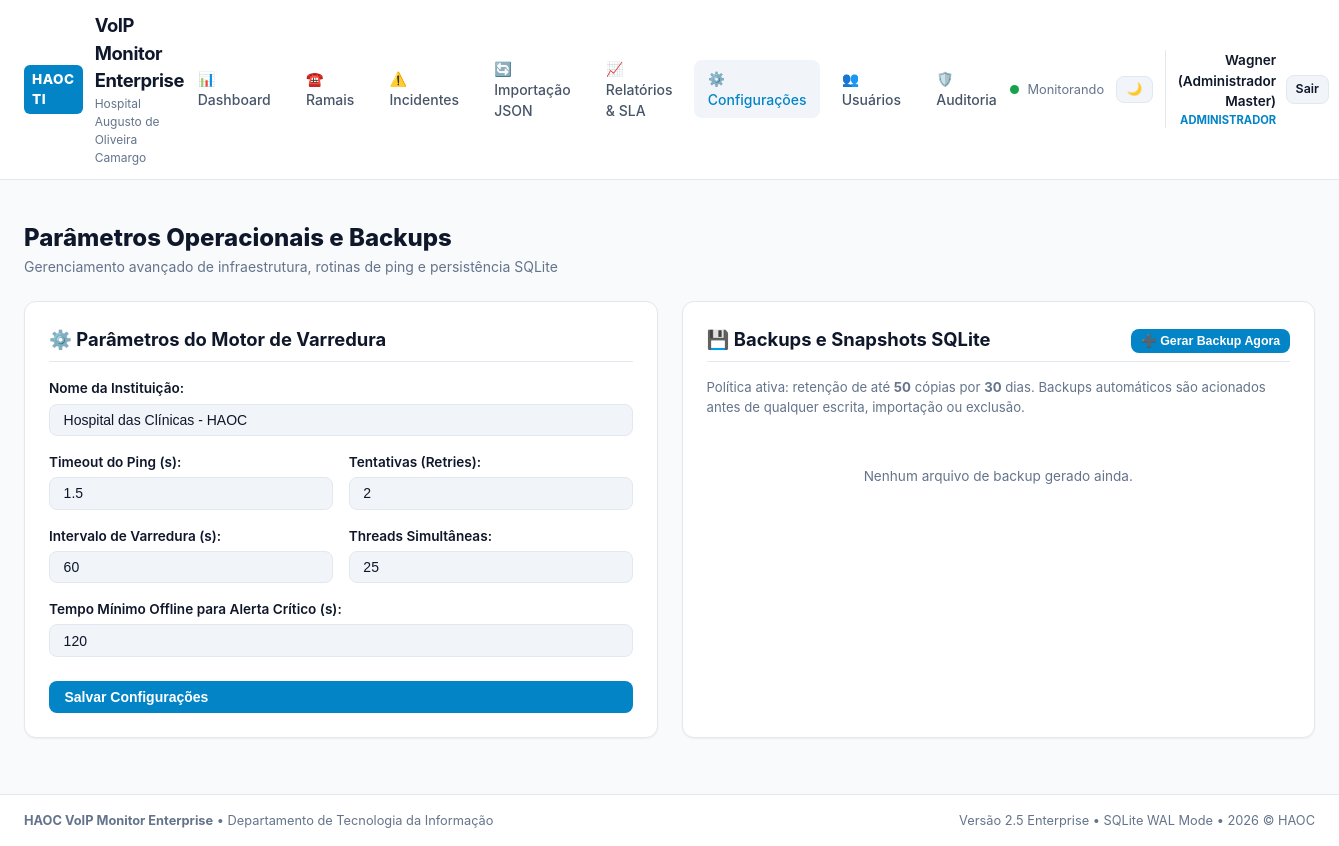
/configuracoes/ (signed in), run on the app's committed database.
### haoc_voip/core/models.py (models this page shows, shortened)
class Configuracao(Base):
    __tablename__ = "configuracoes"
    chave = Column(String(80), primary_key=True)
    valor = Column(Text, nullable=True)
    descricao = Column(String(200), nullable=True)
    tipo = Column(String(20), default="string")  # string, int, float, bool, json
    atualizado_em = Column(DateTime, default=datetime.utcnow, onupdate=datetime.utcnow)

### haoc_voip/web/routes/configuracoes.py (the view)
@configuracoes_bp.route("/")
@admin_required
def index():
    with db.session_scope() as session_db:
        configs = session_db.query(Configuracao).all()
        config_map = {c.chave: c.valor for c in configs}
    backups = backup_mgr.listar_backups()
    return render_template(
        "configuracoes.html",
        configs=config_map,
        backups=backups,
        retention_days=Config.BACKUP_RETENTION_DAYS,
        max_backups=Config.MAX_BACKUPS_COUNT,
    )

### haoc_voip/core/backup.py (called while the page is built, shortened)
    def listar_backups(self) -> List[Dict[str, Any]]:
        backups = []
        if not self.backup_dir.exists():
            return backups
        return backups

### haoc_voip/core/database.py (called while the page is built)
    @contextmanager
    def session_scope(self) -> Generator[Session, None, None]:
        session: Session = self.SessionScoped()
        try:
            yield session
            session.commit()
        except Exception as exc:
            session.rollback()
            logger.error("Erro durante transação no banco. Rollback executado: %s", exc)
            raise
        finally:
            session.close()

### haoc_voip/web/app.py (called while the page is built)
def admin_required(view_func: Callable) -> Callable:
    @functools.wraps(view_func)
    def wrapper(*args: Any, **kwargs: Any):
        if "usuario_id" not in session:
            if request.is_json or request.path.startswith("/api/"):
                return jsonify({"erro": "Autenticação obrigatória."}), 401
            return redirect(url_for("auth.login", next=request.url))
        if session.get("perfil") != PerfilUsuario.ADMINISTRADOR.value:
            if request.is_json or request.path.startswith("/api/"):
                return jsonify({"erro": "Permissão negada. Apenas Administradores podem executar esta ação."}), 403
            flash("Acesso restrito ao perfil de Administrador.", "danger")
            return redirect(url_for("dashboard.index"))
        return view_func(*args, **kwargs)
    return wrapper

### haoc_voip/web/templates/configuracoes.html (shortened to what this page needs)
{% extends "base.html" %}
{% block content %}
<div style="margin-bottom: 1.5rem;">
  <h1 style="font-size: 1.5rem; font-weight: 800;">Parâmetros Operacionais e Backups</h1>
  <p style="color: var(--text-muted); font-size: 0.875rem;">
    Gerenciamento avançado de infraestrutura, rotinas de ping e persistência SQLite
  </p>
</div>
<div style="display: grid; grid-template-columns: repeat(auto-fit, minmax(340px, 1fr)); gap: 1.5rem; margin-bottom: 2rem;">
  <div style="background: var(--bg-secondary); border: 1px solid var(--border-color); border-radius: var(--radius-lg); padding: 1.5rem; box-shadow: var(--shadow-sm);">
    <h3 style="font-size: 1.15rem; font-weight: 700; margin-bottom: 1rem; border-bottom: 1px solid var(--border-color); padding-bottom: 0.5rem;">
      ⚙️ Parâmetros do Motor de Varredura
    </h3>
    <form method="POST" action="{{ url_for('configuracoes.salvar') }}">
      <div style="margin-bottom: 1rem;">
        <label style="display: block; font-size: 0.85rem; font-weight: 600; margin-bottom: 0.3rem;">Nome da Instituição:</label>
        <input type="text" name="hospital_name" class="input" style="width: 100%;" value="{{ configs.get('hospital_name', 'Hospital das Clínicas - HAOC') }}" />
      </div>
      <div style="display: grid; grid-template-columns: 1fr 1fr; gap: 1rem; margin-bottom: 1rem;">
        <div>
          <label style="display: block; font-size: 0.85rem; font-weight: 600; margin-bottom: 0.3rem;">Timeout do Ping (s):</label>
          <input type="number" step="0.1" min="0.5" max="10.0" name="ping_timeout" class="input" style="width: 100%;" value="{{ configs.get('ping_timeout', '1.5') }}" required />
        </div>
        <div>
          <label style="display: block; font-size: 0.85rem; font-weight: 600; margin-bottom: 0.3rem;">Tentativas (Retries):</label>
          <input type="number" min="1" max="5" name="ping_retries" class="input" style="width: 100%;" value="{{ configs.get('ping_retries', '2') }}" required />
        </div>
      </div>
      <div style="display: grid; grid-template-columns: 1fr 1fr; gap: 1rem; margin-bottom: 1rem;">
        <div>
          <label style="display: block; font-size: 0.85rem; font-weight: 600; margin-bottom: 0.3rem;">Intervalo de Varredura (s):</label>
          <input type="number" min="10" max="600" name="scan_interval" class="input" style="width: 100%;" value="{{ configs.get('scan_interval', '60') }}" required />
        </div>
        <div>
          <label style="display: block; font-size: 0.85rem; font-weight: 600; margin-bottom: 0.3rem;">Threads Simultâneas:</label>
          <input type="number" min="5" max="100" name="max_threads" class="input" style="width: 100%;" value="{{ configs.get('max_threads', '25') }}" required />
        </div>
      </div>
      <div style="margin-bottom: 1.5rem;">
        <label style="display: block; font-size: 0.85rem; font-weight: 600; margin-bottom: 0.3rem;">Tempo Mínimo Offline para Alerta Crítico (s):</label>
        <input type="number" min="30" max="1800" name="alert_min_offline" class="input" style="width: 100%;" value="{{ configs.get('alert_min_offline', '120') }}" required />
      </div>
      <button type="submit" class="btn btn-primary" style="width: 100%;">
        Salvar Configurações
      </button>
    </form>
  </div>
  <div style="background: var(--bg-secondary); border: 1px solid var(--border-color); border-radius: var(--radius-lg); padding: 1.5rem; box-shadow: var(--shadow-sm);">
    <div style="display: flex; justify-content: space-between; align-items: center; margin-bottom: 1rem; border-bottom: 1px solid var(--border-color); padding-bottom: 0.5rem;">
      <h3 style="font-size: 1.15rem; font-weight: 700;">
        💾 Backups e Snapshots SQLite
      </h3>
      <form method="POST" action="{{ url_for('configuracoes.criar_backup') }}">
        <button type="submit" class="btn btn-primary btn-sm">
          ➕ Gerar Backup Agora
        </button>
      </form>
    </div>
    <p style="font-size: 0.825rem; color: var(--text-muted); margin-bottom: 1rem;">
      Política ativa: retenção de até <strong>{{ max_backups }}</strong> cópias por <strong>{{ retention_days }}</strong> dias.
      Backups automáticos são acionados antes de qualquer escrita, importação ou exclusão.
    </p>
    {% if backups %}
    <div style="max-height: 320px; overflow-y: auto;">
      <table class="table" style="font-size: 0.8rem;">
        <thead>
          <tr>
            <th>Arquivo</th>
            <th>Tamanho</th>
            <th>Data</th>
            <th style="text-align: right;">Ação</th>
          </tr>
        </thead>
        <tbody>
          {% for b in backups %}
          <tr>
            <td>
              <code style="font-size: 0.75rem;">{{ b.nome }}</code>
            </td>
            <td>{{ (b.tamanho_bytes / 1024)|round(1) }} KB</td>
            <td>{{ b.criado_em }}</td>
            <td style="text-align: right;">
              <button
                class="btn btn-secondary btn-sm"
                onclick="confirmarRestauracao('{{ b.nome }}')"
              >
                Restaurar
              </button>
            </td>
          </tr>
          {% endfor %}
        </tbody>
      </table>
    </div>
    {% else %}
    <div style="padding: 2rem; text-align: center; color: var(--text-muted); font-size: 0.85rem;">
      Nenhum arquivo de backup gerado ainda.
    </div>
    {% endif %}
  </div>
</div>
{% endblock %}

### haoc_voip/web/static/css/style.css (style rules this page uses)
:root { --bg-primary: #f8fafc; --bg-secondary: #ffffff; --bg-tertiary: #f1f5f9; --border-color: #e2e8f0; --text-primary: #0f172a; --text-secondary: #475569; --text-muted: #64748b; --color-brand: #0284c7; --color-brand-hover: #0369a1; --status-online: #16a34a; --status-online-bg: #dcfce7; --status-offline: #dc2626; --status-offline-bg: #fee2e2; --status-inativo: #64748b; --status-inativo-bg: #f1f5f9; --status-aguardando: #d97706; --status-aguardando-bg: #fef3c7; --shadow-sm: 0 1px 2px 0 rgb(0 0 0 / 0.05); --shadow-md: 0 4px 6px -1px rgb(0 0 0 / 0.1), 0 2px 4px -2px rgb(0 0 0 / 0.1); --radius-md: 8px; --radius-lg: 12px; }
* { box-sizing: border-box; margin: 0; padding: 0; }
body { font-family: -apple-system, BlinkMacSystemFont, "Segoe UI", Roboto, Helvetica, Arial, sans-serif; background-color: var(--bg-primary); color: var(--text-primary); line-height: 1.5; min-height: 100vh; display: flex; flex-direction: column; }
.input, .select { background-color: var(--bg-tertiary); border: 1px solid var(--border-color); color: var(--text-primary); padding: 0.45rem 0.85rem; border-radius: var(--radius-md); font-size: 0.875rem; outline: none; }
.btn { display: inline-flex; align-items: center; gap: 0.4rem; padding: 0.45rem 0.9rem; border-radius: var(--radius-md); font-size: 0.875rem; font-weight: 600; cursor: pointer; border: 1px solid transparent; transition: all 0.15s ease; text-decoration: none; }
.btn-primary { background-color: var(--color-brand); color: white; }
.btn-sm { padding: 0.25rem 0.55rem; font-size: 0.775rem; }

### data on the page
Configuracao: hospital_name "Hospital das Clínicas - HAOC"
Configuracao: ping_timeout "1.5"
Configuracao: scan_interval "60"
Configuracao: max_threads "25"
Configuracao: alert_min_offline "120"

### other printed values
{{ session.get('usuario_nome') }} "Wagner (Administrador Master)"
{{ session.get('perfil') }} "ADMINISTRADOR"
{{ max_backups }} "50"
{{ retention_days }} "30"
